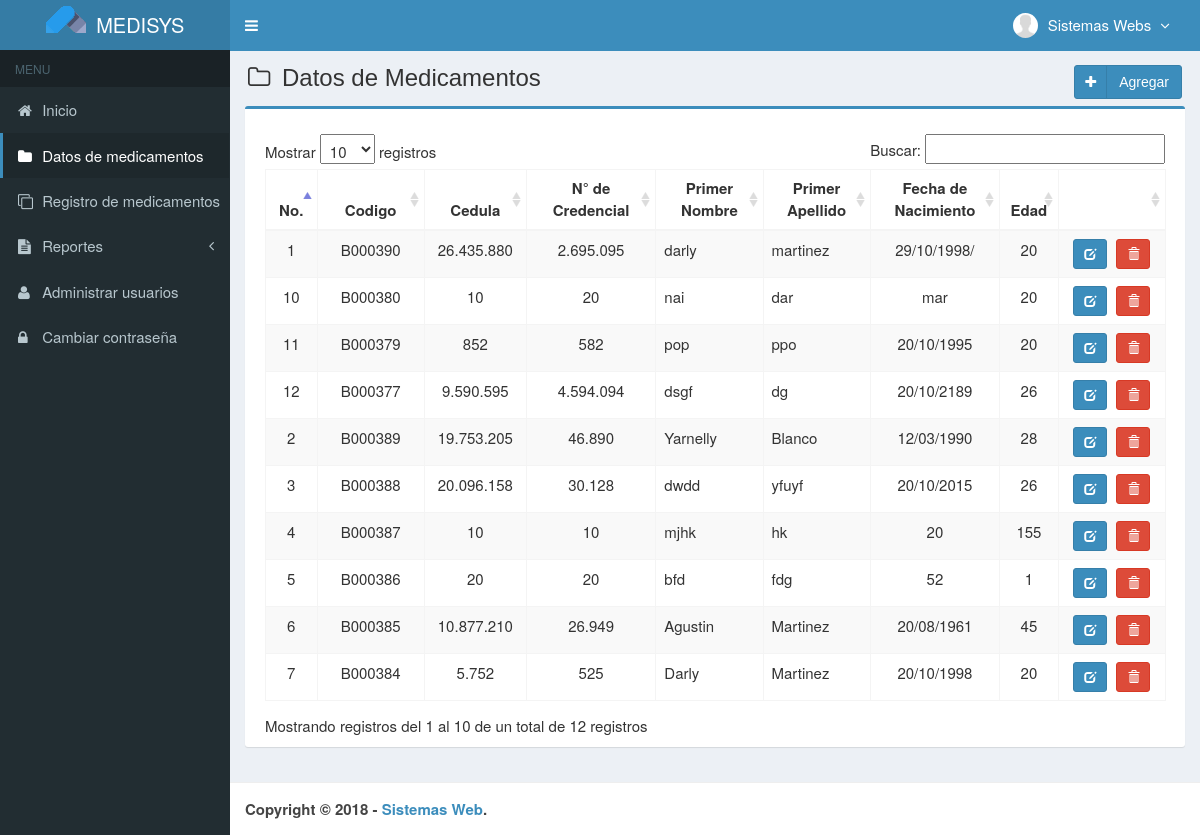
Before: /main.php?module=medicines (signed in) with the older database file.
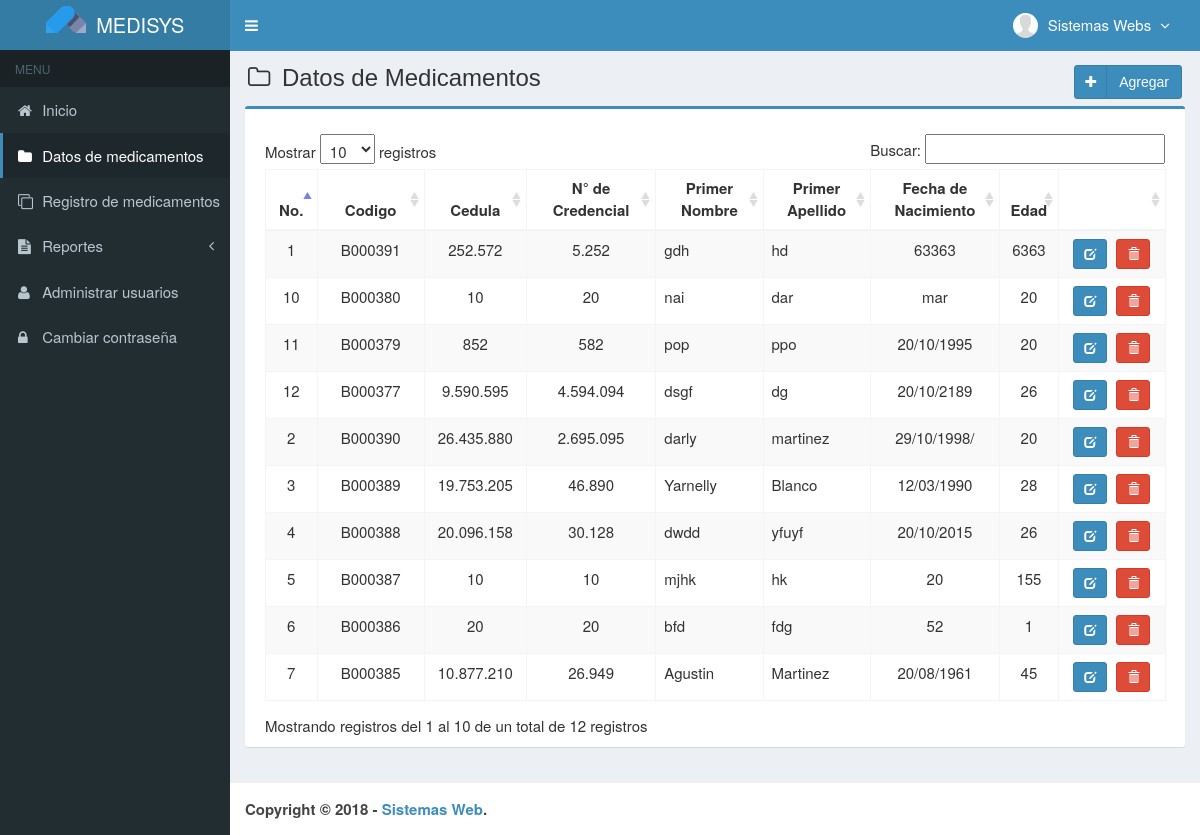
After: the same page with the newer database file.
### tables this page shows
CREATE TABLE `medicamentos` (
  `codigo` varchar(7) NOT NULL,
  `nombre` varchar(50) NOT NULL,
  `precio_compra` int(11) NOT NULL,
  `precio_venta` int(11) NOT NULL,
  `unidad` varchar(20) NOT NULL,
  `stock` int(11) NOT NULL,
  `created_user` int(3) NOT NULL,
  `created_date` timestamp NOT NULL DEFAULT CURRENT_TIMESTAMP,
  `updated_user` int(3) NOT NULL,
  `updated_date` timestamp NOT NULL DEFAULT CURRENT_TIMESTAMP ON UPDATE CURRENT_TIMESTAMP,
  `p_nombre` varchar(50) NOT NULL,
  `cedula` int(10) NOT NULL,
  `credencial` int(20) NOT NULL,
  `p_apellido` varchar(50) NOT NULL,
  `fec_nac` varchar(50) NOT NULL,
  `edad` int(3) NOT NULL,
  `s_nombre` varchar(50) NOT NULL,
  `s_apellido` varchar(50) NOT NULL,
  `rif` int(15) NOT NULL,
  `genero` int(11) NOT NULL,
  `tel_cel` int(11) NOT NULL,
  `tel_hab` int(11) NOT NULL,
  `tel_emerg` int(11) NOT NULL
);

### config/fungsi_rupiah.php (called while the page is built, shortened)
<?php
function format_rupiah($angka){
  $rupiah=number_format($angka,0,',','.');
  return $rupiah;
}
?>

### modules/medicines/view.php (the view, shortened to what this page needs)
<section class="content-header">
  <h1>
    <i class="fa fa-folder-o icon-title"></i> Datos de Medicamentos
    <a class="btn btn-primary btn-social pull-right" href="?module=form_medicines&form=add" title="agregar" data-toggle="tooltip">
      <i class="fa fa-plus"></i> Agregar
    </a>
  </h1>
</section>
<section class="content">
  <div class="row">
    <div class="col-md-12">
      <div class="box box-primary">
        <div class="box-body">
          <table id="dataTables1" class="table table-bordered table-striped table-hover">
            <thead>
              <tr>
                <th class="center">No.</th>
                <th class="center">Codigo</th>
                <th class="center">Cedula</th>
                <th class="center">N° de Credencial</th>
                <th class="center">Primer Nombre</th>
                <th class="center">Primer Apellido</th>
                <th class="center">Fecha de Nacimiento</th>
                <th class="center">Edad</th>
                <th></th>
              </tr>
            </thead>
            <tbody>
            <?php
            $no = 1;
            $query = mysqli_query($mysqli, "SELECT codigo,cedula,credencial,p_apellido,p_nombre,fec_nac,edad FROM medicamentos ORDER BY codigo DESC")
                                            or die('error: '.mysqli_error($mysqli));
            while ($data = mysqli_fetch_assoc($query)) {
              $cedula = format_rupiah($data['cedula']);
              $credencial = format_rupiah($data['credencial']);
              echo "<tr>
                      <td width='30' class='center'>$no</td>
                      <td width='80' class='center'>$data[codigo]</td>
                      <td width='70' align='center'>$cedula</td>
                      <td width='100' align='center'>$credencial</td>
                      <td width='80' align='left'>$data[p_nombre]</td>
                      <td width='80' align='left'>$data[p_apellido]</td>
                      <td width='100' align='center'>$data[fec_nac]</td>
                      <td width='20' align='center'>$data[edad]</td>
                      <td class='center' width='80'>
                      <div>
                      <a data-toggle='tooltip' data-placement='top' title='modificar' style='margin-right:5px' class='btn btn-primary btn-sm' href='?module=form_medicines&form=edit&id=$data[codigo]'>
                          <i style='color:#fff' class='glyphicon glyphicon-edit'></i>
                      </a>";
            ?>
                          <a data-toggle="tooltip" data-placement="top" title="Eliminar" class="btn btn-danger btn-sm" href="modules/medicines/proses.php?act=delete&id=<?php echo $data['codigo'];?>" onclick="return confirm('estas seguro de eliminar <?php echo $data['p_nombre']; ?> ?');">
                              <i style="color:#fff" class="glyphicon glyphicon-trash"></i>
                          </a>
            <?php
              echo "    </div>
                      </td>
                    </tr>";
              $no++;
            }
            ?>
            </tbody>
          </table>
        </div>
      </div>
    </div>
  </div>
</section><!-- /.content

Changed rows visible on the page:
no longer on this page (row edited): medicamentos: codigo "B000384", cedula "5.752", credencial "525", p_nombre "Darly", p_apellido "Martinez", fec_nac "20/10/1998", edad "20"
added medicamentos: codigo "B000391", cedula "252.572", credencial "5.252", p_nombre "gdh", p_apellido "hd", fec_nac "63363", edad "6363"
